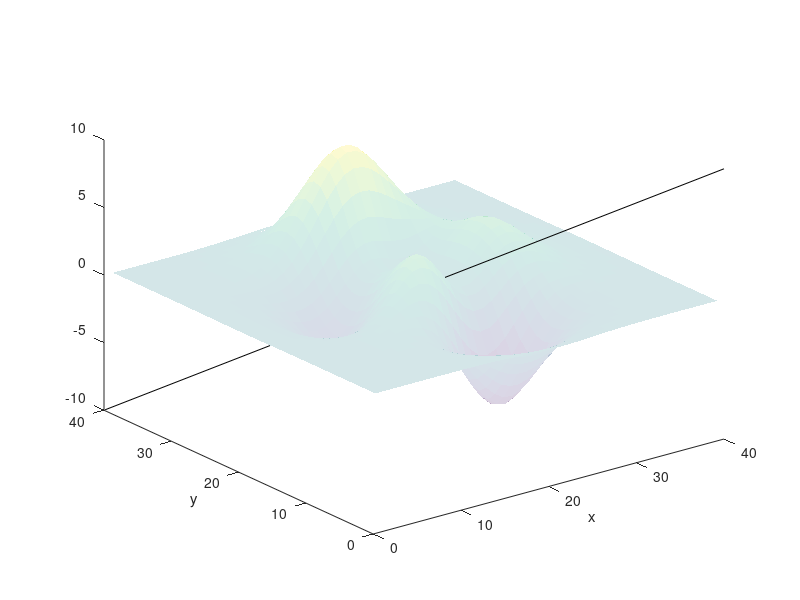

Reproduce this figure in MATLAB.
%https://stackoverflow.com/questions/12072412/setting-transparancy-of-surface-plot-on-octave
close all;

p = peaks(40);
f1 = figure(10);clf
s1 = surface(p)
view(3)
xlabel('x');ylabel('y');
hold on;plot3([0 40],[40 0],[-10 10],'k')
set(s1,'edgecolor','none')
set(s1,'facealpha',0.2)
